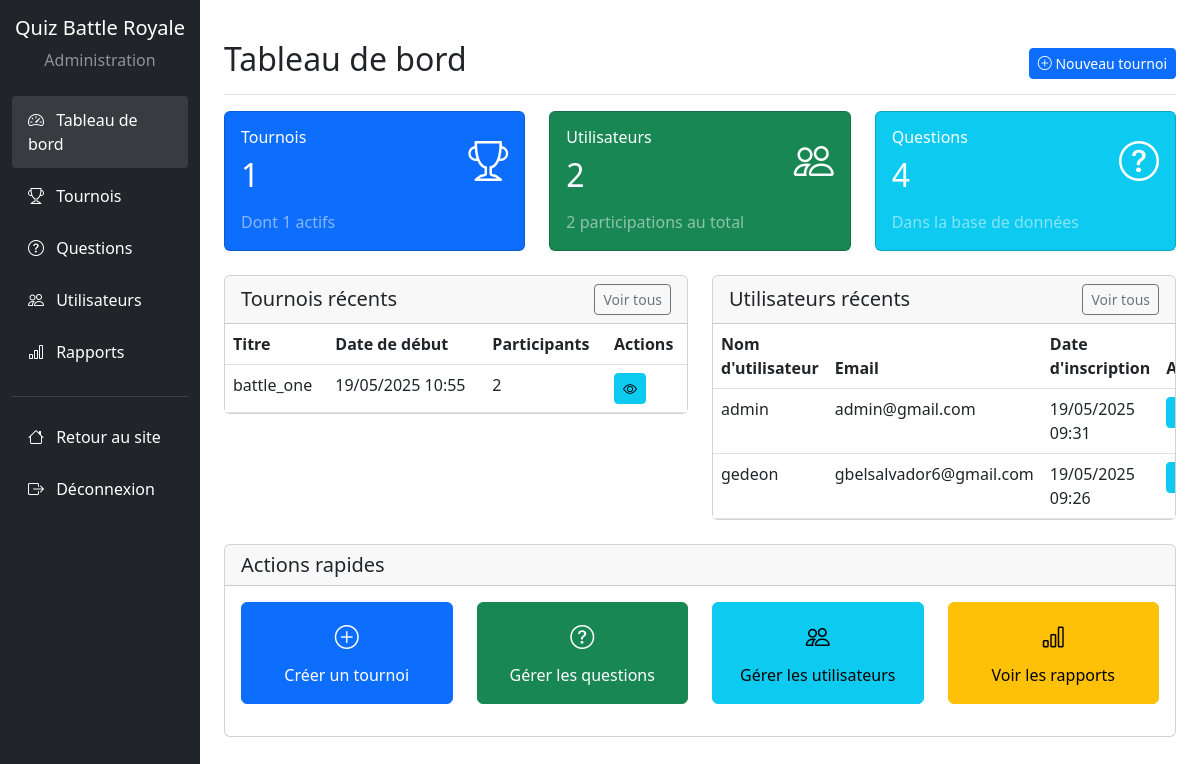
The app's page /admin/index.php (signed in) with its own data.
### tables this page shows
CREATE TABLE `tournaments` (
  `id` int(11) NOT NULL,
  `title` varchar(255) NOT NULL,
  `total_questions` int(11) NOT NULL,
  `start_time` datetime DEFAULT NULL,
  `created_at` timestamp NOT NULL DEFAULT current_timestamp()
);

CREATE TABLE `users` (
  `id` int(11) NOT NULL,
  `username` varchar(100) NOT NULL,
  `email` varchar(255) NOT NULL,
  `password` varchar(255) NOT NULL,
  `created_at` timestamp NOT NULL DEFAULT current_timestamp()
);

### admin/index.php (the view, shortened to what this page needs)
<?php
require_once '../config/database.php';
$stats = [
    'tournaments' => 0,
    'active_tournaments' => 0,
    'users' => 0,
    'questions' => 0,
    'participants' => 0
];
$stmt = $conn->query("SELECT COUNT(*) FROM tournaments");
$stats['tournaments'] = $stmt->fetchColumn();
$stmt = $conn->query("
    SELECT COUNT(DISTINCT t.id)
    FROM tournaments t
    JOIN tournament_participants tp ON t.id = tp.tournament_id
    WHERE t.start_time <= NOW() AND tp.is_active = 1
");
$stats['active_tournaments'] = $stmt->fetchColumn();
$stmt = $conn->query("SELECT COUNT(*) FROM users");
$stats['users'] = $stmt->fetchColumn();
$stmt = $conn->query("SELECT COUNT(*) FROM questions");
$stats['questions'] = $stmt->fetchColumn();
$stmt = $conn->query("SELECT COUNT(*) FROM tournament_participants");
$stats['participants'] = $stmt->fetchColumn();
$stmt = $conn->query("
    SELECT t.*,
           (SELECT COUNT(*) FROM tournament_participants WHERE tournament_id = t.id) as participant_count
    FROM tournaments t
    ORDER BY t.created_at DESC
    LIMIT 5
");
$recent_tournaments = $stmt->fetchAll();
$stmt = $conn->query("
    SELECT * FROM users
    ORDER BY created_at DESC
    LIMIT 5
");
$recent_users = $stmt->fetchAll();
?>
<!DOCTYPE html>
<html lang="fr">
<head>
    <link rel="stylesheet" href="../css/styles.css">
    <link href="https://cdn.jsdelivr.net/npm/bootstrap@5.3.0/dist/css/bootstrap.min.css" rel="stylesheet">
    <link rel="stylesheet" href="https://cdn.jsdelivr.net/npm/bootstrap-icons@1.10.0/font/bootstrap-icons.css">
</head>
<body>
    <div class="container-fluid">
        <div class="row">
            <?php include 'includes/sidebar.php'; ?>
            <main class="col-md-9 ms-sm-auto col-lg-10 px-md-4 py-4">
                <div class="d-flex justify-content-between flex-wrap flex-md-nowrap align-items-center pt-3 pb-2 mb-3 border-bottom">
                    <h1 class="h2">Tableau de bord</h1>
                    <div class="btn-toolbar mb-2 mb-md-0">
                        <a href="create_tournament.php" class="btn btn-sm btn-primary">
                            <i class="bi bi-plus-circle"></i> Nouveau tournoi
                        </a>
                    </div>
                </div>
                <div class="row">
                    <div class="col-md-4 mb-4">
                        <div class="card text-white bg-primary">
                            <div class="card-body">
                                <div class="d-flex justify-content-between align-items-center">
                                    <div>
                                        <h6 class="card-title">Tournois</h6>
                                        <h2 class="mb-0"><?= $stats['tournaments'] ?></h2>
                                    </div>
                                    <i class="bi bi-trophy fs-1"></i>
                                </div>
                                <div class="mt-3">
                                    <span class="text-white-50">Dont <?= $stats['active_tournaments'] ?> actifs</span>
                                </div>
                            </div>
                        </div>
                    </div>
                    <div class="col-md-4 mb-4">
                        <div class="card text-white bg-success">
                            <div class="card-body">
                                <div class="d-flex justify-content-between align-items-center">
                                    <div>
                                        <h6 class="card-title">Utilisateurs</h6>
                                        <h2 class="mb-0"><?= $stats['users'] ?></h2>
                                    </div>
                                    <i class="bi bi-people fs-1"></i>
                                </div>
                                <div class="mt-3">
                                    <span class="text-white-50"><?= $stats['participants'] ?> participations au total</span>
                                </div>
                            </div>
                        </div>
                    </div>
                    <div class="col-md-4 mb-4">
                        <div class="card text-white bg-info">
                            <div class="card-body">
                                <div class="d-flex justify-content-between align-items-center">
                                    <div>
                                        <h6 class="card-title">Questions</h6>
                                        <h2 class="mb-0"><?= $stats['questions'] ?></h2>
                                    </div>
                                    <i class="bi bi-question-circle fs-1"></i>
                                </div>
                                <div class="mt-3">
                                    <span class="text-white-50">Dans la base de données</span>
                                </div>
                            </div>
                        </div>
                    </div>
                </div>
                <div class="row">
                    <div class="col-md-6 mb-4">
                        <div class="card">
                            <div class="card-header">
                                <div class="d-flex justify-content-between align-items-center">
                                    <h5 class="mb-0">Tournois récents</h5>
                                    <a href="tournaments.php" class="btn btn-sm btn-outline-secondary">Voir tous</a>
                                </div>
                            </div>
                            <div class="card-body p-0">
                                <div class="table-responsive">
                                    <table class="table table-hover mb-0">
                                        <thead>
                                            <tr>
                                                <th>Titre</th>
                                                <th>Date de début</th>
                                                <th>Participants</th>
                                                <th>Actions</th>
                                            </tr>
                                        </thead>
                                        <tbody>
                                            <?php if(empty($recent_tournaments)): ?>
                                                <tr>
                                                    <td colspan="4" class="text-center">Aucun tournoi trouvé</td>
                                                </tr>
                                            <?php else: ?>
                                                <?php foreach($recent_tournaments as $tournament): ?>
                                                    <tr>
                                                        <td><?= htmlspecialchars($tournament['title']) ?></td>
                                                        <td><?= date('d/m/Y H:i', strtotime($tournament['start_time'])) ?></td>
                                                        <td><?= $tournament['participant_count'] ?></td>
                                                        <td>
                                                            <a href="view_tournament.php?id=<?= $tournament['id'] ?>" class="btn btn-sm btn-info">
                                                                <i class="bi bi-eye"></i>
                                                            </a>
                                                        </td>
                                                    </tr>
                                                <?php endforeach; ?>
                                            <?php endif; ?>
                                        </tbody>
                                    </table>
                                </div>
                            </div>
                        </div>
                    </div>
                    <div class="col-md-6 mb-4">
                        <div class="card">
                            <div class="card-header">
                                <div class="d-flex justify-content-between align-items-center">
                                    <h5 class="mb-0">Utilisateurs récents</h5>
                                    <a href="users.php" class="btn btn-sm btn-outline-secondary">Voir tous</a>
                                </div>
                            </div>
                            <div class="card-body p-0">
                                <div class="table-responsive">
                                    <table class="table table-hover mb-0">
                                        <thead>
                                            <tr>
                                                <th>Nom d'utilisateur</th>
                                                <th>Email</th>
                                                <th>Date d'inscription</th>
                                                <th>Actions</th>
                                            </tr>
                                        </thead>
                                        <tbody>
                                            <?php if(empty($recent_users)): ?>
                                                <tr>
                                                    <td colspan="4" class="text-center">Aucun utilisateur trouvé</td>
                                                </tr>
                                            <?php else: ?>
                                                <?php foreach($recent_users as $user): ?>
                                                    <tr>
                                                        <td><?= htmlspecialchars($user['username']) ?></td>
                                                        <td><?= htmlspecialchars($user['email']) ?></td>
                                                        <td><?= date('d/m/Y H:i', strtotime($user['created_at'])) ?></td>
                                                        <td>
                                                            <a href="view_user.php?id=<?= $user['id'] ?>" class="btn btn-sm btn-info">
                                                            </a>
                                                        </td>
                                                    </tr>
                                                <?php endforeach; ?>
                                            <?php endif; ?>
                                        </tbody>
                                    </table>
                                </div>
                            </div>
                        </div>
                    </div>
                </div>
                <div class="row">
                    <div class="col-md-12 mb-4">
                        <div class="card">
                            <div class="card-header">
                                <h5 class="mb-0">Actions rapides</h5>
                            </div>
                            <div class="card-body">
                                <div class="row">
                                    <div class="col-md-3 mb-3">
                                        <a href="create_tournament.php" class="btn btn-primary w-100 py-3">
                                            <i class="bi bi-plus-circle fs-4 d-block mb-2"></i>
                                            Créer un tournoi
                                        </a>
                                    </div>
                                    <div class="col-md-3 mb-3">
                                        <a href="questions.php" class="btn btn-success w-100 py-3">
                                            <i class="bi bi-question-circle fs-4 d-block mb-2"></i>
                                            Gérer les questions
                                        </a>
                                    </div>
                                    <div class="col-md-3 mb-3">
                                        <a href="users.php" class="btn btn-info w-100 py-3">
                                            <i class="bi bi-people fs-4 d-block mb-2"></i>
                                            Gérer les utilisateurs
                                        </a>
                                    </div>
                                    <div class="col-md-3 mb-3">
                                        <a href="reports.php" class="btn btn-warning w-100 py-3">
                                            <i class="bi bi-bar-chart fs-4 d-block mb-2"></i>
                                            Voir les rapports
                                        </a>
                                    </div>
                                </div>
                            </div>
                        </div>
                    </div>
                </div>
            </main>
        </div>
    </div>
</body>
</html>

### css/styles.css (style rules this page uses)
body { font-family: 'Arial', sans-serif; background-color: #f8f9fa; }

### records on screen
tournaments: id "1", total_questions "4", title "battle_one", start_time "19/05/2025 10:55", participant_count "2"
users: username "admin", email "admin@gmail.com", created_at "19/05/2025 09:31"
users: username "gedeon", email "gbelsalvador6@gmail.com", created_at "19/05/2025 09:26"

### other values on screen
$stats['users'] "2"
$stats['participants'] "2"
